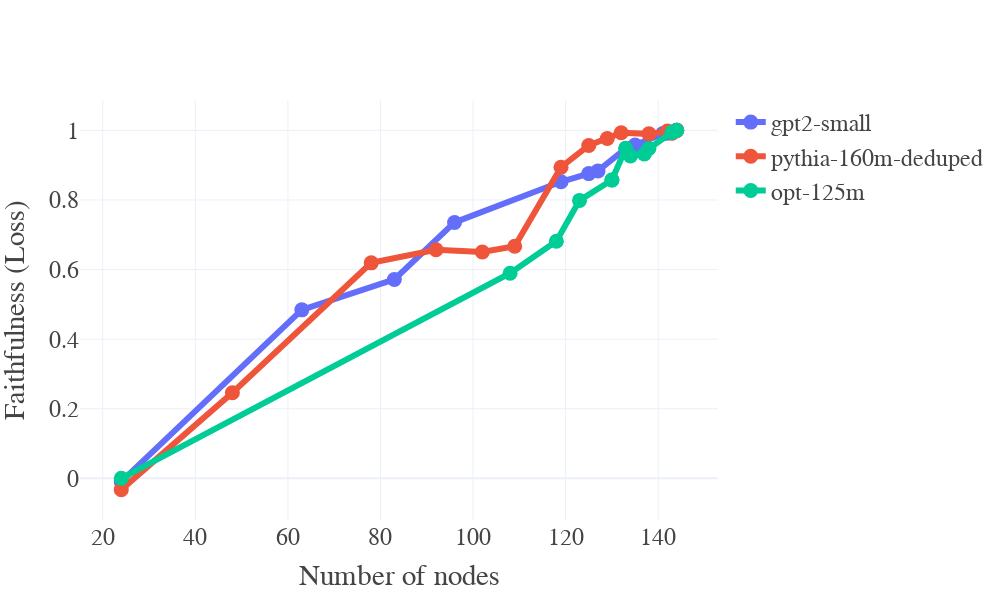

Notebook code for this chart:
### Code cell
# Read in data
import json

# Set default plotly font to Palatino
import plotly.io as pio

pio.templates.default = "plotly_white"
pio.templates[pio.templates.default].layout['font'] = dict(family='Palatino')

with open(f'../output/{task}/node_faithfulness_all_models.json', 'r') as f:
    results_dict = json.load(f)

# For each model in results dict, line plot of faithfulness (logit difference) in same plotly plot
fig = go.Figure()

for model_name, results in results_dict.items():
    fig.add_trace(go.Scatter(x=results['num_nodes'], y=results['faithfulness_scores_ld'], mode='lines+markers', name=model_name.split('/')[-1], line=dict(width=6), marker=dict(size=15)))

# Update layout
fig.update_layout(xaxis_title='Number of nodes', yaxis_title='Faithfulness (Loss)', font=dict(size=24), plot_bgcolor='white', width=1000, height=600)

# X-axis log
#fig.update_xaxes(type="log")

# Save as PDF
fig.write_image(f"../output/{task}/faithfulness_node_all_models_{task}.pdf")

fig.show()

### Figure 1 — Plotly figure (JSON) as saved in the notebook; plotly's stock layout.template omitted (floating-point values rounded to 4 significant figures)
{"data": [{"line": {"width": 6}, "marker": {"size": 15}, "mode": "lines+markers", "name": "gpt2-small", "type": "scatter", "x": [144, 143, 142, 141, 141, 135, 133, 127, 125, 119, 96, 83, 63, 24], "y": [1, 0.9931, 0.9919, 0.9904, 0.9904, 0.9576, 0.9482, 0.8835, 0.8757, 0.8523, 0.7354, 0.5717, 0.4842, -0.009424]}, {"line": {"width": 6}, "marker": {"size": 15}, "mode": "lines+markers", "name": "pythia-160m-deduped", "type": "scatter", "x": [144, 144, 143, 142, 138, 132, 129, 125, 119, 109, 102, 92, 78, 48, 24], "y": [1, 1, 0.992, 0.9981, 0.99, 0.9932, 0.9765, 0.9567, 0.8941, 0.6669, 0.6507, 0.6569, 0.6193, 0.2462, -0.03235]}, {"line": {"width": 6}, "marker": {"size": 15}, "mode": "lines+markers", "name": "opt-125m", "type": "scatter", "x": [144, 143, 143, 138, 137, 134, 133, 130, 130, 123, 118, 108, 24], "y": [1, 0.9946, 0.9946, 0.948, 0.9322, 0.9265, 0.9488, 0.8575, 0.8575, 0.7988, 0.6813, 0.5896, 0.0001647]}], "layout": {"font": {"size": 24}, "height": 600, "plot_bgcolor": "white", "width": 1000, "xaxis": {"title": {"text": "Number of nodes"}}, "yaxis": {"title": {"text": "Faithfulness (Loss)"}}}}
